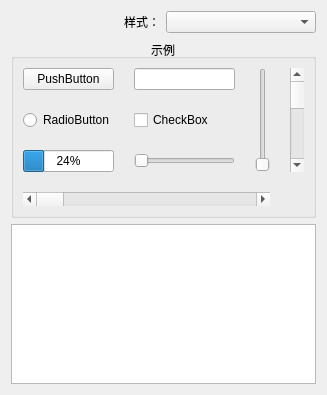
<?xml version="1.0" encoding="UTF-8"?>
<ui version="4.0">
 <class>HStyleWidget</class>
 <widget class="QWidget" name="HStyleWidget">
  <property name="geometry">
   <rect>
    <x>0</x>
    <y>0</y>
    <width>327</width>
    <height>395</height>
   </rect>
  </property>
  <property name="windowTitle">
   <string>样式演示</string>
  </property>
  <layout class="QGridLayout" name="gridLayout_2">
   <item row="0" column="0">
    <widget class="QLabel" name="label">
     <property name="text">
      <string>样式：</string>
     </property>
     <property name="alignment">
      <set>Qt::AlignRight|Qt::AlignTrailing|Qt::AlignVCenter</set>
     </property>
    </widget>
   </item>
   <item row="0" column="1">
    <widget class="QComboBox" name="comboBox"/>
   </item>
   <item row="1" column="0" colspan="2">
    <widget class="QGroupBox" name="groupBox">
     <property name="title">
      <string>示例</string>
     </property>
     <property name="alignment">
      <set>Qt::AlignCenter</set>
     </property>
     <layout class="QGridLayout" name="gridLayout">
      <property name="spacing">
       <number>20</number>
      </property>
      <item row="0" column="0">
       <widget class="QPushButton" name="pushButton">
        <property name="text">
         <string>PushButton</string>
        </property>
       </widget>
      </item>
      <item row="0" column="1">
       <widget class="QLineEdit" name="lineEdit"/>
      </item>
      <item row="0" column="2" rowspan="3">
       <widget class="QSlider" name="verticalSlider"/>
      </item>
      <item row="1" column="0">
       <widget class="QRadioButton" name="radioButton">
        <property name="text">
         <string>RadioButton</string>
        </property>
       </widget>
      </item>
      <item row="1" column="1">
       <widget class="QCheckBox" name="checkBox">
        <property name="text">
         <string>CheckBox</string>
        </property>
       </widget>
      </item>
      <item row="2" column="0">
       <widget class="QProgressBar" name="progressBar">
        <property name="value">
         <number>24</number>
        </property>
       </widget>
      </item>
      <item row="2" column="1">
       <widget class="QSlider" name="horizontalSlider">
        <property name="orientation">
         <enum>Qt::Horizontal</enum>
        </property>
       </widget>
      </item>
      <item row="3" column="0" colspan="3">
       <widget class="QScrollBar" name="horizontalScrollBar">
        <property name="orientation">
         <enum>Qt::Horizontal</enum>
        </property>
       </widget>
      </item>
      <item row="0" column="3" rowspan="3">
       <widget class="QScrollBar" name="verticalScrollBar">
        <property name="orientation">
         <enum>Qt::Vertical</enum>
        </property>
       </widget>
      </item>
     </layout>
    </widget>
   </item>
   <item row="2" column="0" colspan="2">
    <widget class="QTableView" name="tableView"/>
   </item>
  </layout>
 </widget>
 <resources/>
 <connections/>
</ui>
